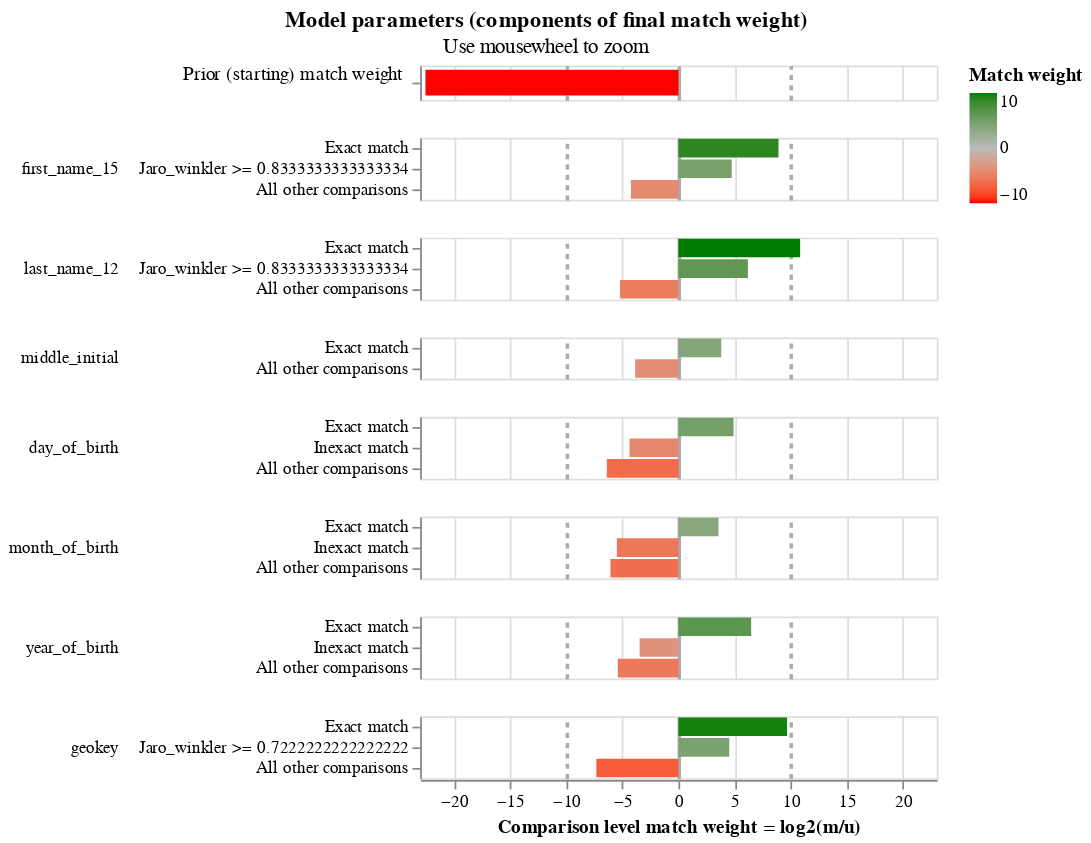

Write notebook code for a chart like this one.
### Code cell
linker.match_weights_chart()

### Figure 1 — Vega-Lite specification as saved in the notebook (floating-point values rounded to 4 significant figures)
{"config": {"view": {"continuousWidth": 300, "continuousHeight": 300, "discreteHeight": 60, "discreteWidth": 400}, "header": {"title": null}, "mark": {"tooltip": null}, "title": {"anchor": "middle"}}, "vconcat": [{"mark": {"type": "bar", "clip": true, "height": 15}, "encoding": {"color": {"field": "log2_bayes_factor", "scale": {"domain": [-10, 0, 10], "interpolate": "lab", "range": ["red", "#bbbbbb", "green"]}, "title": "Match weight", "type": "quantitative"}, "tooltip": [{"field": "comparison_name", "title": "Comparison name", "type": "nominal"}, {"field": "probability_two_random_records_match", "format": ".4f", "title": "Probability two random records match", "type": "nominal"}, {"field": "log2_bayes_factor", "format": ",.4f", "title": "Equivalent match weight", "type": "quantitative"}, {"field": "bayes_factor_description", "title": "Match weight description", "type": "nominal"}], "x": {"axis": {"domain": false, "gridColor": {"condition": {"test": "abs(datum.value / 10)  <= 1 & datum.value % 10 === 0", "value": "#aaa"}, "value": "#ddd"}, "gridDash": {"condition": {"test": "abs(datum.value / 10) == 1", "value": [3]}, "value": null}, "gridWidth": {"condition": {"test": "abs(datum.value / 10)  <= 1 & datum.value % 10 === 0", "value": 2}, "value": 1}, "labels": false, "ticks": false, "title": ""}, "field": "log2_bayes_factor", "scale": {"domain": [-23, 23]}, "type": "quantitative"}, "y": {"axis": {"title": "Prior (starting) match weight", "titleAlign": "right", "titleAngle": 0, "titleFontWeight": "normal"}, "field": "label_for_charts", "sort": {"field": "comparison_vector_value", "order": "descending"}, "type": "nominal"}}, "height": 20, "transform": [{"filter": "(datum.comparison_name == 'probability_two_random_records_match')"}]}, {"mark": {"type": "bar", "clip": true}, "encoding": {"color": {"field": "log2_bayes_factor", "scale": {"domain": [-10, 0, 10], "interpolate": "lab", "range": ["red", "#bbbbbb", "green"]}, "title": "Match weight", "type": "quantitative"}, "row": {"field": "comparison_name", "header": {"labelAlign": "left", "labelAnchor": "middle", "labelAngle": 0}, "sort": {"field": "comparison_sort_order"}, "type": "nominal"}, "tooltip": [{"field": "comparison_name", "title": "Comparison name", "type": "nominal"}, {"field": "label_for_charts", "title": "Label", "type": "ordinal"}, {"field": "sql_condition", "title": "SQL condition", "type": "nominal"}, {"field": "m_probability", "format": ".4f", "title": "M probability", "type": "quantitative"}, {"field": "u_probability", "format": ".4f", "title": "U probability", "type": "quantitative"}, {"field": "bayes_factor", "format": ",.4f", "title": "Bayes factor = m/u", "type": "quantitative"}, {"field": "log2_bayes_factor", "format": ",.4f", "title": "Match weight = log2(m/u)", "type": "quantitative"}, {"field": "bayes_factor_description", "title": "Match weight description", "type": "nominal"}], "x": {"axis": {"gridColor": {"condition": {"test": "abs(datum.value / 10)  <= 1 & datum.value % 10 === 0", "value": "#aaa"}, "value": "#ddd"}, "gridDash": {"condition": {"test": "abs(datum.value / 10) == 1", "value": [3]}, "value": null}, "gridWidth": {"condition": {"test": "abs(datum.value / 10)  <= 1 & datum.value % 10 === 0", "value": 2}, "value": 1}, "title": "Comparison level match weight = log2(m/u)"}, "field": "log2_bayes_factor", "scale": {"domain": [-23, 23]}, "type": "quantitative"}, "y": {"axis": {"title": null}, "field": "label_for_charts", "sort": {"field": "comparison_vector_value", "order": "descending"}, "type": "nominal"}}, "height": {"step": 12}, "resolve": {"axis": {"y": "independent"}, "scale": {"y": "independent"}}, "transform": [{"filter": "(datum.comparison_name != 'probability_two_random_records_match')"}]}], "data": {"name": "data-b6835eeeeec7d284917072438d5a399b"}, "params": [{"name": "mouse_zoom", "select": {"type": "interval", "encodings": ["x"]}, "bind": "scales", "views": []}], "resolve": {"axis": {"y": "independent"}, "scale": {"y": "independent"}}, "title": {"text": "Model parameters (components of final match weight)", "subtitle": "Use mousewheel to zoom"}, "$schema": "https://vega.github.io/schema/vega-lite/v5.9.3.json", "datasets": {"data-b6835eeeeec7d284917072438d5a399b": [{"comparison_name": "probability_two_random_records_match", "sql_condition": null, "label_for_charts": "", "m_probability": null, "u_probability": null, "m_probability_description": null, "u_probability_description": null, "has_tf_adjustments": false, "tf_adjustment_column": null, "tf_adjustment_weight": null, "is_null_level": false, "bayes_factor": 1.654e-07, "log2_bayes_factor": -22.53, "comparison_vector_value": 0, "max_comparison_vector_value": 0, "bayes_factor_description": "The probability that two random records drawn at random match is 0.000 or one in  6,047,302.9 records.This is equivalent to a starting match weight of -22.528.", "probability_two_random_records_match": 1.654e-07, "comparison_sort_order": -1}, {"comparison_name": "first_name_15", "sql_condition": "`first_name_15_l` = `first_name_15_r`", "label_for_charts": "Exact match", "m_probability": 0.8579, "u_probability": 0.001788, "m_probability_description": "Amongst matching record comparisons, 85.79% of records are in the exact match comparison level", "u_probability_description": "Amongst non-matching record comparisons, 0.18% of records are in the exact match comparison level", "has_tf_adjustments": false, "tf_adjustment_column": null, "tf_adjustment_weight": 1.0, "is_null_level": false, "bayes_factor": 479.9, "log2_bayes_factor": 8.907, "comparison_vector_value": 2, "max_comparison_vector_value": 2, "bayes_factor_description": "If comparison level is `exact match` then comparison is 479.92 times more likely to be a match", "probability_two_random_records_match": 1.654e-07, "comparison_sort_order": 0}, {"comparison_name": "first_name_15", "sql_condition": "jaro_winkler(`first_name_15_l`, `first_name_15_r`) >= 0.8333333333333334", "label_for_charts": "Jaro_winkler >= 0.8333333333333334", "m_probability": 0.08924, "u_probability": 0.003334, "m_probability_description": "Amongst matching record comparisons, 8.92% of records are in the jaro_winkler >= 0.8333333333333334 comparison level", "u_probability_description": "Amongst non-matching record comparisons, 0.33% of records are in the jaro_winkler >= 0.8333333333333334 comparison level", "has_tf_adjustments": false, "tf_adjustment_column": null, "tf_adjustment_weight": 1.0, "is_null_level": false, "bayes_factor": 26.77, "log2_bayes_factor": 4.743, "comparison_vector_value": 1, "max_comparison_vector_value": 2, "bayes_factor_description": "If comparison level is `jaro_winkler >= 0.8333333333333334` then comparison is 26.77 times more likely to be a match", "probability_two_random_records_match": 1.654e-07, "comparison_sort_order": 0}, {"comparison_name": "first_name_15", "sql_condition": "ELSE", "label_for_charts": "All other comparisons", "m_probability": 0.05288, "u_probability": 0.9949, "m_probability_description": "Amongst matching record comparisons, 5.29% of records are in the all other comparisons comparison level", "u_probability_description": "Amongst non-matching record comparisons, 99.49% of records are in the all other comparisons comparison level", "has_tf_adjustments": false, "tf_adjustment_column": null, "tf_adjustment_weight": 1.0, "is_null_level": false, "bayes_factor": 0.05315, "log2_bayes_factor": -4.234, "comparison_vector_value": 0, "max_comparison_vector_value": 2, "bayes_factor_description": "If comparison level is `all other comparisons` then comparison is  18.82 times less likely to be a match", "probability_two_random_records_match": 1.654e-07, "comparison_sort_order": 0}, {"comparison_name": "last_name_12", "sql_condition": "`last_name_12_l` = `last_name_12_r`", "label_for_charts": "Exact match", "m_probability": 0.8846, "u_probability": 0.0004849, "m_probability_description": "Amongst matching record comparisons, 88.46% of records are in the exact match comparison level", "u_probability_description": "Amongst non-matching record comparisons, 0.05% of records are in the exact match comparison level", "has_tf_adjustments": false, "tf_adjustment_column": null, "tf_adjustment_weight": 1.0, "is_null_level": false, "bayes_factor": 1824.0, "log2_bayes_factor": 10.83, "comparison_vector_value": 2, "max_comparison_vector_value": 2, "bayes_factor_description": "If comparison level is `exact match` then comparison is 1,824.15 times more likely to be a match", "probability_two_random_records_match": 1.654e-07, "comparison_sort_order": 1}, {"comparison_name": "last_name_12", "sql_condition": "jaro_winkler(`last_name_12_l`, `last_name_12_r`) >= 0.8333333333333334", "label_for_charts": "Jaro_winkler >= 0.8333333333333334", "m_probability": 0.0883, "u_probability": 0.001215, "m_probability_description": "Amongst matching record comparisons, 8.83% of records are in the jaro_winkler >= 0.8333333333333334 comparison level", "u_probability_description": "Amongst non-matching record comparisons, 0.12% of records are in the jaro_winkler >= 0.8333333333333334 comparison level", "has_tf_adjustments": false, "tf_adjustment_column": null, "tf_adjustment_weight": 1.0, "is_null_level": false, "bayes_factor": 72.66, "log2_bayes_factor": 6.183, "comparison_vector_value": 1, "max_comparison_vector_value": 2, "bayes_factor_description": "If comparison level is `jaro_winkler >= 0.8333333333333334` then comparison is 72.66 times more likely to be a match", "probability_two_random_records_match": 1.654e-07, "comparison_sort_order": 1}, {"comparison_name": "last_name_12", "sql_condition": "ELSE", "label_for_charts": "All other comparisons", "m_probability": 0.0271, "u_probability": 0.9983, "m_probability_description": "Amongst matching record comparisons, 2.71% of records are in the all other comparisons comparison level", "u_probability_description": "Amongst non-matching record comparisons, 99.83% of records are in the all other comparisons comparison level", "has_tf_adjustments": false, "tf_adjustment_column": null, "tf_adjustment_weight": 1.0, "is_null_level": false, "bayes_factor": 0.02715, "log2_bayes_factor": -5.203, "comparison_vector_value": 0, "max_comparison_vector_value": 2, "bayes_factor_description": "If comparison level is `all other comparisons` then comparison is  36.83 times less likely to be a match", "probability_two_random_records_match": 1.654e-07, "comparison_sort_order": 1}, {"comparison_name": "middle_initial", "sql_condition": "`middle_initial_l` = `middle_initial_r`", "label_for_charts": "Exact match", "m_probability": 0.9354, "u_probability": 0.0665, "m_probability_description": "Amongst matching record comparisons, 93.54% of records are in the exact match comparison level", "u_probability_description": "Amongst non-matching record comparisons, 6.65% of records are in the exact match comparison level", "has_tf_adjustments": false, "tf_adjustment_column": null, "tf_adjustment_weight": 1.0, "is_null_level": false, "bayes_factor": 14.07, "log2_bayes_factor": 3.814, "comparison_vector_value": 1, "max_comparison_vector_value": 1, "bayes_factor_description": "If comparison level is `exact match` then comparison is 14.07 times more likely to be a match", "probability_two_random_records_match": 1.654e-07, "comparison_sort_order": 2}, {"comparison_name": "middle_initial", "sql_condition": "ELSE", "label_for_charts": "All other comparisons", "m_probability": 0.06462, "u_probability": 0.9335, "m_probability_description": "Amongst matching record comparisons, 6.46% of records are in the all other comparisons comparison level", "u_probability_description": "Amongst non-matching record comparisons, 93.35% of records are in the all other comparisons comparison level", "has_tf_adjustments": false, "tf_adjustment_column": null, "tf_adjustment_weight": 1.0, "is_null_level": false, "bayes_factor": 0.06923, "log2_bayes_factor": -3.853, "comparison_vector_value": 0, "max_comparison_vector_value": 1, "bayes_factor_description": "If comparison level is `all other comparisons` then comparison is  14.45 times less likely to be a match", "probability_two_random_records_match": 1.654e-07, "comparison_sort_order": 2}, {"comparison_name": "day_of_birth", "sql_condition": "`day_of_birth_l` = `day_of_birth_r`", "label_for_charts": "Exact match", "m_probability": 0.9775, "u_probability": 0.03263, "m_probability_description": "Amongst matching record comparisons, 97.75% of records are in the exact match comparison level", "u_probability_description": "Amongst non-matching record comparisons, 3.26% of records are in the exact match comparison level", "has_tf_adjustments": false, "tf_adjustment_column": null, "tf_adjustment_weight": 1.0, "is_null_level": false, "bayes_factor": 29.96, "log2_bayes_factor": 4.905, "comparison_vector_value": 2, "max_comparison_vector_value": 2, "bayes_factor_description": "If comparison level is `exact match` then comparison is 29.96 times more likely to be a match", "probability_two_random_records_match": 1.654e-07, "comparison_sort_order": 3}, {"comparison_name": "day_of_birth", "sql_condition": "abs(day_of_birth_l - day_of_birth_r) <= 5", "label_for_charts": "Inexact match", "m_probability": 0.01441, "u_probability": 0.2945, "m_probability_description": "Amongst matching record comparisons, 1.44% of records are in the inexact match comparison level", "u_probability_description": "Amongst non-matching record comparisons, 29.45% of records are in the inexact match comparison level", "has_tf_adjustments": false, "tf_adjustment_column": null, "tf_adjustment_weight": 1.0, "is_null_level": false, "bayes_factor": 0.04892, "log2_bayes_factor": -4.353, "comparison_vector_value": 1, "max_comparison_vector_value": 2, "bayes_factor_description": "If comparison level is `inexact match` then comparison is  20.44 times less likely to be a match", "probability_two_random_records_match": 1.654e-07, "comparison_sort_order": 3}, {"comparison_name": "day_of_birth", "sql_condition": "ELSE", "label_for_charts": "All other comparisons", "m_probability": 0.008067, "u_probability": 0.6729, "m_probability_description": "Amongst matching record comparisons, 0.81% of records are in the all other comparisons comparison level", "u_probability_description": "Amongst non-matching record comparisons, 67.29% of records are in the all other comparisons comparison level", "has_tf_adjustments": false, "tf_adjustment_column": null, "tf_adjustment_weight": 1.0, "is_null_level": false, "bayes_factor": 0.01199, "log2_bayes_factor": -6.382, "comparison_vector_value": 0, "max_comparison_vector_value": 2, "bayes_factor_description": "If comparison level is `all other comparisons` then comparison is  83.41 times less likely to be a match", "probability_two_random_records_match": 1.654e-07, "comparison_sort_order": 3}, {"comparison_name": "month_of_birth", "sql_condition": "`month_of_birth_l` = `month_of_birth_r`", "label_for_charts": "Exact match", "m_probability": 0.9832, "u_probability": 0.08335, "m_probability_description": "Amongst matching record comparisons, 98.32% of records are in the exact match comparison level", "u_probability_description": "Amongst non-matching record comparisons, 8.34% of records are in the exact match comparison level", "has_tf_adjustments": false, "tf_adjustment_column": null, "tf_adjustment_weight": 1.0, "is_null_level": false, "bayes_factor": 11.8, "log2_bayes_factor": 3.56, "comparison_vector_value": 2, "max_comparison_vector_value": 2, "bayes_factor_description": "If comparison level is `exact match` then comparison is 11.80 times more likely to be a match", "probability_two_random_records_match": 1.654e-07, "comparison_sort_order": 4}, {"comparison_name": "month_of_birth", "sql_condition": "abs(month_of_birth_l - month_of_birth_r) <= 3", "label_for_charts": "Inexact match", "m_probability": 0.009379, "u_probability": 0.4204, "m_probability_description": "Amongst matching record comparisons, 0.94% of records are in the inexact match comparison level", "u_probability_description": "Amongst non-matching record comparisons, 42.04% of records are in the inexact match comparison level", "has_tf_adjustments": false, "tf_adjustment_column": null, "tf_adjustment_weight": 1.0, "is_null_level": false, "bayes_factor": 0.02231, "log2_bayes_factor": -5.486, "comparison_vector_value": 1, "max_comparison_vector_value": 2, "bayes_factor_description": "If comparison level is `inexact match` then comparison is  44.83 times less likely to be a match", "probability_two_random_records_match": 1.654e-07, "comparison_sort_order": 4}, {"comparison_name": "month_of_birth", "sql_condition": "ELSE", "label_for_charts": "All other comparisons", "m_probability": 0.007456, "u_probability": 0.4962, "m_probability_description": "Amongst matching record comparisons, 0.75% of records are in the all other comparisons comparison level", "u_probability_description": "Amongst non-matching record comparisons, 49.62% of records are in the all other comparisons comparison level", "has_tf_adjustments": false, "tf_adjustment_column": null, "tf_adjustment_weight": 1.0, "is_null_level": false, "bayes_factor": 0.01502, "log2_bayes_factor": -6.057, "comparison_vector_value": 0, "max_comparison_vector_value": 2, "bayes_factor_description": "If comparison level is `all other comparisons` then comparison is  66.56 times less likely to be a match", "probability_two_random_records_match": 1.654e-07, "comparison_sort_order": 4}, {"comparison_name": "year_of_birth", "sql_condition": "`year_of_birth_l` = `year_of_birth_r`", "label_for_charts": "Exact match", "m_probability": 0.9693, "u_probability": 0.01091, "m_probability_description": "Amongst matching record comparisons, 96.93% of records are in the exact match comparison level", "u_probability_description": "Amongst non-matching record comparisons, 1.09% of records are in the exact match comparison level", "has_tf_adjustments": false, "tf_adjustment_column": null, "tf_adjustment_weight": 1.0, "is_null_level": false, "bayes_factor": 88.87, "log2_bayes_factor": 6.474, "comparison_vector_value": 2, "max_comparison_vector_value": 2, "bayes_factor_description": "If comparison level is `exact match` then comparison is 88.87 times more likely to be a match", "probability_two_random_records_match": 1.654e-07, "comparison_sort_order": 5}, {"comparison_name": "year_of_birth", "sql_condition": "abs(year_of_birth_l - year_of_birth_r) <= 5", "label_for_charts": "Inexact match", "m_probability": 0.009788, "u_probability": 0.1078, "m_probability_description": "Amongst matching record comparisons, 0.98% of records are in the inexact match comparison level", "u_probability_description": "Amongst non-matching record comparisons, 10.78% of records are in the inexact match comparison level", "has_tf_adjustments": false, "tf_adjustment_column": null, "tf_adjustment_weight": 1.0, "is_null_level": false, "bayes_factor": 0.09079, "log2_bayes_factor": -3.461, "comparison_vector_value": 1, "max_comparison_vector_value": 2, "bayes_factor_description": "If comparison level is `inexact match` then comparison is  11.01 times less likely to be a match", "probability_two_random_records_match": 1.654e-07, "comparison_sort_order": 5}, {"comparison_name": "year_of_birth", "sql_condition": "ELSE", "label_for_charts": "All other comparisons", "m_probability": 0.0209, "u_probability": 0.8813, "m_probability_description": "Amongst matching record comparisons, 2.09% of records are in the all other comparisons comparison level", "u_probability_description": "Amongst non-matching record comparisons, 88.13% of records are in the all other comparisons comparison level", "has_tf_adjustments": false, "tf_adjustment_column": null, "tf_adjustment_weight": 1.0, "is_null_level": false, "bayes_factor": 0.02372, "log2_bayes_factor": -5.398, "comparison_vector_value": 0, "max_comparison_vector_value": 2, "bayes_factor_description": "If comparison level is `all other comparisons` then comparison is  42.16 times less likely to be a match", "probability_two_random_records_match": 1.654e-07, "comparison_sort_order": 5}, {"comparison_name": "geokey", "sql_condition": "`geokey_l` = `geokey_r`", "label_for_charts": "Exact match", "m_probability": 0.5245, "u_probability": 0.0006455, "m_probability_description": "Amongst matching record comparisons, 52.45% of records are in the exact match comparison level", "u_probability_description": "Amongst non-matching record comparisons, 0.06% of records are in the exact match comparison level", "has_tf_adjustments": false, "tf_adjustment_column": null, "tf_adjustment_weight": 1.0, "is_null_level": false, "bayes_factor": 812.5, "log2_bayes_factor": 9.666, "comparison_vector_value": 2, "max_comparison_vector_value": 2, "bayes_factor_description": "If comparison level is `exact match` then comparison is 812.50 times more likely to be a match", "probability_two_random_records_match": 1.654e-07, "comparison_sort_order": 6}, {"comparison_name": "geokey", "sql_condition": "jaro_winkler(`geokey_l`, `geokey_r`) >= 0.7222222222222222", "label_for_charts": "Jaro_winkler >= 0.7222222222222222", "m_probability": 0.4694, "u_probability": 0.02044, "m_probability_description": "Amongst matching record comparisons, 46.94% of records are in the jaro_winkler >= 0.7222222222222222 comparison level", "u_probability_description": "Amongst non-matching record comparisons, 2.04% of records are in the jaro_winkler >= 0.7222222222222222 comparison level", "has_tf_adjustments": false, "tf_adjustment_column": null, "tf_adjustment_weight": 1.0, "is_null_level": false, "bayes_factor": 22.96, "log2_bayes_factor": 4.521, "comparison_vector_value": 1, "max_comparison_vector_value": 2, "bayes_factor_description": "If comparison level is `jaro_winkler >= 0.7222222222222222` then comparison is 22.96 times more likely to be a match", "probability_two_random_records_match": 1.654e-07, "comparison_sort_order": 6}, {"comparison_name": "geokey", "sql_condition": "ELSE", "label_for_charts": "All other comparisons", "m_probability": 0.006171, "u_probability": 0.9789, "m_probability_description": "Amongst matching record comparisons, 0.62% of records are in the all other comparisons comparison level", "u_probability_description": "Amongst non-matching record comparisons, 97.89% of records are in the all other comparisons comparison level", "has_tf_adjustments": false, "tf_adjustment_column": null, "tf_adjustment_weight": 1.0, "is_null_level": false, "bayes_factor": 0.006304, "log2_bayes_factor": -7.31, "comparison_vector_value": 0, "max_comparison_vector_value": 2, "bayes_factor_description": "If comparison level is `all other comparisons` then comparison is  158.64 times less likely to be a match", "probability_two_random_records_match": 1.654e-07, "comparison_sort_order": 6}]}}
